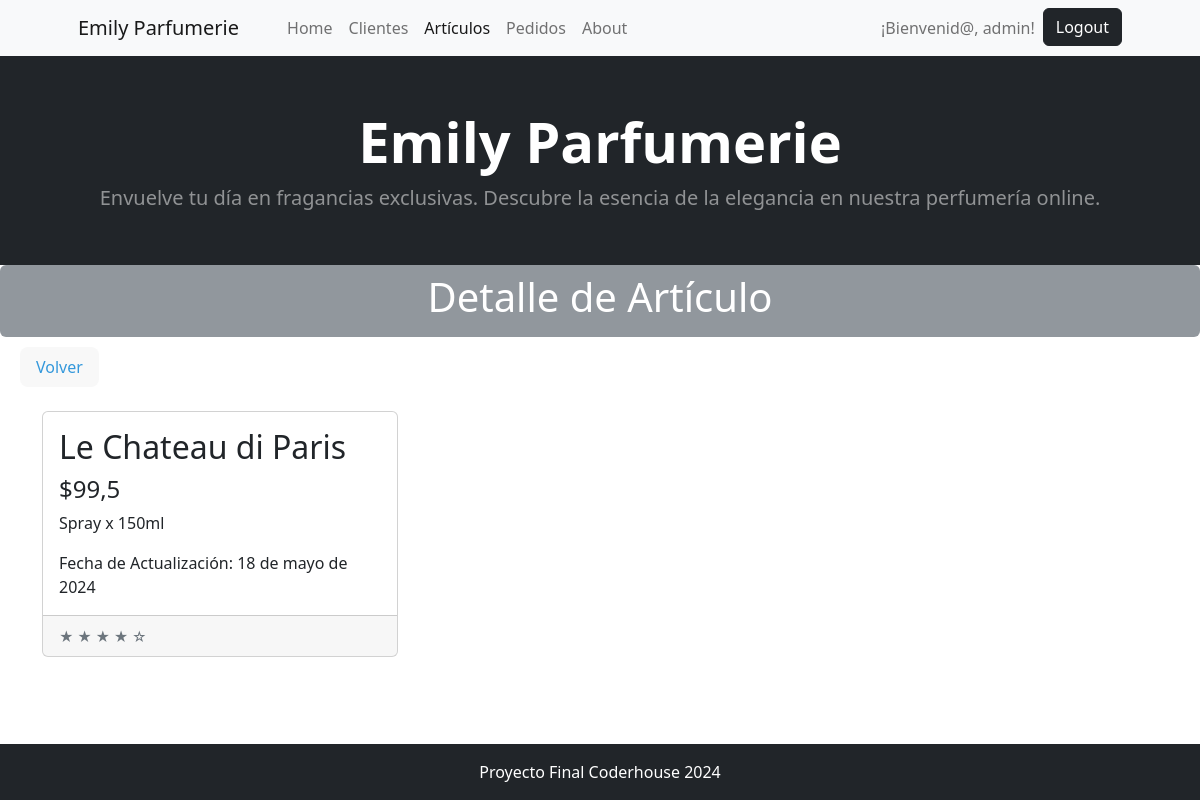
Screenshot of /articulo/articulo/detail/6 (signed in) with the database file from the repository.
### articulo/models.py (models this page shows, shortened)
class Articulo(models.Model):
    nombre = models.CharField(max_length=200, verbose_name='Nombre')
    descripcion = models.CharField(max_length=200, verbose_name='Descripción')
    precio =  models.FloatField(max_length=200, verbose_name='Precio')
    fecha_actualizacion = models.DateField(null=True, blank=True, default=timezone.now, editable=False, verbose_name="Fecha de actualización")
    class Meta:
        verbose_name_plural = "Artículos"
        verbose_name = 'Artículo'

### articulo/views.py (the view)
# urls.py: path("articulo/detail/<int:pk>", views.ArticuloDetail.as_view(), name="articulo_detail"),
@method_decorator(login_required, name='dispatch')
class ArticuloDetail(DetailView):
    model = models.Articulo

### articulo/templates/articulo/articulo_detail.html (shortened to what this page needs)
{% extends 'core/base.html' %}
{% block titulo %}
    Detalle de Artículo
{% endblock titulo %}
{% block contenido %}
<div style="margin-left: 20px; margin-top: 10px; display: inline-block; background-color: #f8f8f8; color: #3498db; padding: 8px 16px; border-radius: 8px;">
    <a href="{% url 'articulo:articulo_list' %}" style="color: #3498db; text-decoration: none;">Volver</a>
</div>
    <div class="my-4">
        <div class="container">
            <div class="row">
                    <div class="col-lg-4 col-md-6 mb-4">
                        <div class="card h-100">
                            <div class="card-body">
                                <h2 class="card-title">{{ object.nombre }}</h2>
                                <h4 class="card-price">${{ object.precio }}</h4>
                                <p class="card-text">{{ object.descripcion }}</p>
                                <p class="card-text">Fecha de Actualización: {{ object.fecha_actualizacion }}</p>
                            </div>
                            <div class="card-footer">
                                <small class="text-muted">&#9733; &#9733; &#9733; &#9733; &#9734;</small>
                            </div>
                        </div>
                    </div>
            </div>
        </div>
    </div>
<div style="height: 50px;"></div>
{% endblock contenido %}

### core/templates/core/components/navbar.html (shortened to what this page needs)
<nav class="navbar navbar-expand-lg navbar-light bg-light">
    <div class="container px-4 px-lg-5">
        <a class="navbar-brand" href="{% url 'core:home' %}">Emily Parfumerie</a>
        <div class="collapse navbar-collapse" id="navbarSupportedContent">
            <ul class="navbar-nav me-auto mb-2 mb-lg-0 ms-lg-4">
                <li class="nav-item"><a class="nav-link {% if request.path == "/" %}active{% endif %}" aria-current="page" href="{% url 'core:home' %}">Home</a></li>
            {% if user.is_authenticated %}
                <li class="nav-item"><a class="nav-link {% if "/cliente/cliente" in request.path %}active{% endif %}" href="{% url 'cliente:home' %}">Clientes</a></li>
                <li class="nav-item"><a class="nav-link {% if "/articulo/" in request.path %}active{% endif %}" href="{% url 'articulo:home' %}">Artículos</a></li>
                <li class="nav-item"><a class="nav-link {% if "cliente/pedido" in request.path %}active{% endif %}" href="{% url 'cliente:pedidos' %}">Pedidos</a></li>
            {% endif %}
                <li class="nav-item"><a class="nav-link {% if "/about/" in request.path %}active{% endif %}" href="{% url 'core:about' %}">About</a></li>
            </ul>
            <ul class="navbar-nav ml-auto">
                {% if user.is_authenticated %}
                    <li class="nav-item">
                        <a class="nav-link">¡Bienvenid@, {{ user.username }}!</a>
                    </li>
                    <li class="nav-item ">
                        <form action="{% url 'core:logout' %}" method="post">
                            <button type="submit" class="btn btn-dark ">Logout</button>
                        </form>
                    </li>
                {% else %}
                    <li class="nav-item"><a class="nav-link {% if "/login" in request.path %}active{% endif %}" href="{% url 'core:login' %}">Login</a></li>
                    <li class="nav-item"><a class="nav-link {% if "/register" in request.path %}active{% endif %}" href="{% url 'core:register' %}">Registrarse</a></li>
                {% endif %}
            </ul>
        </div>
    </div>
</nav>

### rows the page displays
Articulo: nombre "Le Chateau di Paris", precio "99,5", descripcion "Spray x 150ml", fecha_actualizacion "18 de mayo de 2024"

### other values shown
{{ user.username }} "admin"
